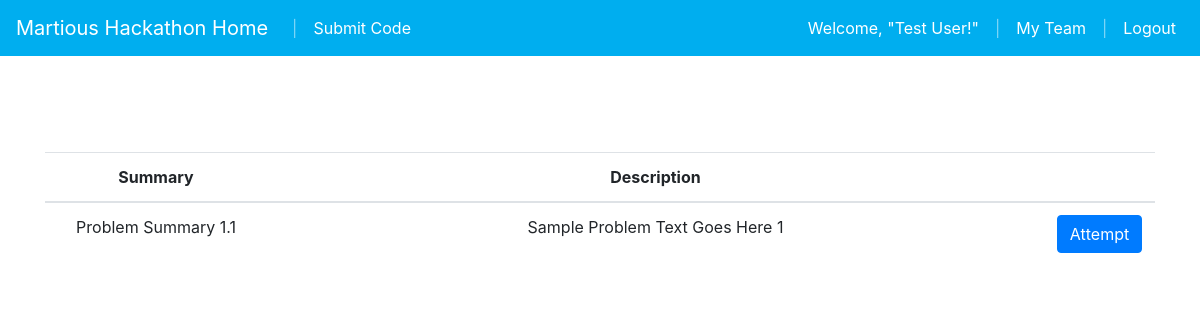
Page /codesubmission/listmyproblems/1 (signed in) on the committed database.
### hackathon/mod_authorization/models.py (models this page shows, shortened)
class User(db.Model, UserMixin):
    __tablename__='user'
    __table_args__ = {'extend_existing': True}
    id = db.Column(db.Integer, primary_key=True)
    username = db.Column(db.String(80), unique=True)
    email = db.Column(db.String(120), unique=True)
    name = db.Column(db.String(120), unique=False)
    password_hash = db.Column(db.String(255))
    is_kerberos = db.Column(db.Boolean, default=False)
    @property
    def password(self):
        raise AttributeError('password: write-only field')

### hackathon/mod_codesubmission/models.py (models this page shows, shortened)
class ProblemStatement(db.Model):
    __tablename__ = 'problemstatement'
    __table_args__={'extend_existing':True}
    id = db.Column(db.Integer, primary_key=True)
    problem_summary = db.Column(db.String(255))
    problem_text = db.Column(db.String(4000))
    problem_answer = db.Column(db.String(4000))
    competition_id = db.Column(db.Integer, db.ForeignKey('competition.id'))
    competition = db.relationship("Competition")
    participants = db.relationship("Participant", secondary="participant_problemstatement")

### hackathon/mod_codesubmission/controllers.py (the view)
@mod_codesubmission.route('/listmyproblems/<int:competition_id>', methods=['GET', 'POST'])
@login_required
def listmyproblems(competition_id):
    current_participant = Participant.get_by_user(current_user)
    problem_list = current_participant.problemstatements
    if (len(problem_list) == 0):
        flash("You are not registered for any competition!", "danger")
    return render_template('codesubmission/listmyproblems.html', problem_list=problem_list)

### hackathon/mod_authorization/controllers.py (called while the page is built)
@login_manager.user_loader
def load_user(userid):
    return User.query.get(int(userid))

### hackathon/mod_codesubmission/models.py (called while the page is built)
    @staticmethod
    def get_by_user(user):
        return Participant.query.filter_by(user=user).first()

### hackathon/templates/codesubmission/listmyproblems.html
{% extends 'layout.html' %}
{% from "_formhelpers.html" import render_field %}
{% block body %}
  <div class="container text-center ">
    <BR><BR><BR>
    <table class="table table-hover">
      <thead>
        <tr>
          <th scope="col" style="width:20%">Summary</th>
          <th scope="col" style="width:70%">Description</th>
          <th scope="col" style="width:10%"></th>
        </tr>
      </thead>
      <tbody>
      {% for problem in problem_list %}
        <tr>
          <td>{{ problem.problem_summary }}</td>
          <td>{{ problem.problem_text|safe }}</td>
          <td>
              <a href="{{ url_for('codesubmission.reviewcode', problem_statement_id=problem.id, competition_id=problem.competition_id)}}" class="btn btn-primary">Attempt</a>
          </td>
        </tr>
      {% endfor %}
      </tbody>
    </table>
   </div>
{% endblock %}

### hackathon/templates/_navbar.html (shortened to what this page needs)
<nav class="navbar navbar-expand-md navbar-dark fixed-top" style="background-color: #00aeef;">
  <a class="navbar-brand" href="{{ url_for('home') }}"> {{ config.COMPANY_NAME }} Hackathon Home</a>
  <div class="collapse navbar-collapse" id="navbarsExampleDefault">
    <ul class="navbar-nav mr-auto">
      <li class="nav-link inactive">
        |
      </li>
      <li class="nav-item active">
        <a class="nav-link" href="{{ url_for('codesubmission.participanthome')}}"> Submit Code<span class="sr-only">(current)</span></a>
      </li>
    </ul>
    <ul class="navbar-nav navbar-right">
      {% if current_user.is_authenticated %}
      <li class="nav-item active">
        <a class="nav-link" href="#">Welcome, "{{ current_user.name }}!"<span class="sr-only">(current)</span></a>
      </li>
      <li class="nav-link inactive">
        |
      </li>
      <li class="nav-item active">
        <a class="nav-link" href="{{ url_for('codesubmission.myteam') }}">My Team<span class="sr-only">(current)</span></a>
      </li>
      <li class="nav-link inactive">
        |
      </li>
      <li class="nav-item active">
        <a class="nav-link" href="{{ url_for('authorization.logout') }}">  Logout <span class="sr-only">(current)</span></a>
      </li>
     {% elif config.ENABLE_KERBEROS %}
      <li class="nav-item active">
        <a class="nav-link" href="{{ url_for('authorization.logininstructions') }}"> <i class="fa fa-sign-in"></i> Login <span class="sr-only">(current)</span></a>
      </li>
      {% endif %}
    </ul>
  </div>
</nav>

### hackathon/static/css/starter-template.css (style rules this page uses)
body { padding-top: 5rem; }

### rows in the picture
User: name "Test User"
ProblemStatement: problem_summary "Problem Summary 1.1", problem_text "Sample Problem Text Goes Here 1"

### other values in the picture
{{ config.COMPANY_NAME }} "Martious"
